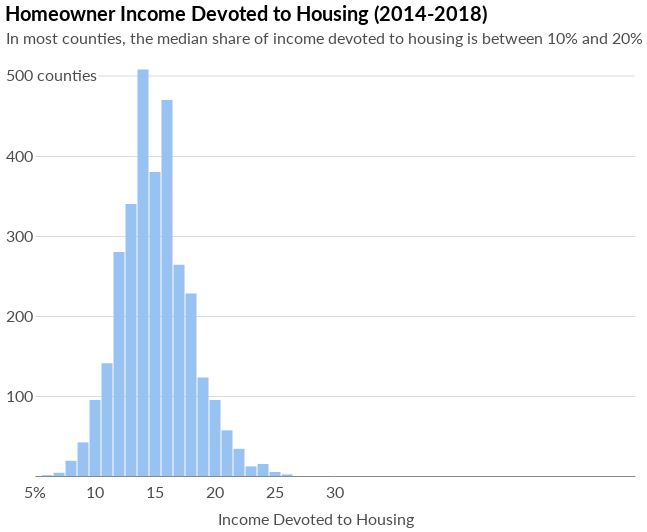

The code cell stored with this chart in its notebook:
### Code cell
mort_inc_dist

### Figure 1 — Vega-Lite specification as saved in the notebook (floating-point values rounded to 4 significant figures)
{"width": 600, "height": 400, "background": "white", "config": {"title": {"fontSize": 20, "anchor": "start", "font": "Lato", "offset": 5}, "axisX": {"grid": false, "labelFont": "Lato", "labelFontSize": 16, "labelAngle": 0, "labelPadding": 10, "ticks": false, "tickSize": 5, "title": null, "titleFont": "Lato", "titleFontSize": 16, "titleFontWeight": "normal", "titleY": 30, "titleX": 280}, "axisY": {"grid": true, "gridOpacity": 1, "labelFont": "Lato", "labelFontSize": 16, "labelLimit": 100, "labelAlign": "left", "labelPadding": 20, "ticks": false, "title": null, "titleFont": "Lato", "titleFontWeight": "normal", "titleFontSize": 16, "titleAlign": "left", "titleAngle": 0, "titleY": -20, "titleX": -20, "domainWidth": 0}, "view": {"strokeOpacity": 0}}, "layer": [{"data": {"name": "data-8f7c72f0624d4b6aca37da8d24e8e19f"}, "mark": {"type": "rule", "opacity": 0.15}, "encoding": {"x": {"type": "quantitative", "field": "x1", "scale": {"domain": [10, 50]}}, "x2": {"field": "x2"}, "y": {"type": "quantitative", "field": "y1"}}}, {"data": {"name": "data-3bd123076f21c18d652abc9e5e9f723d"}, "mark": {"type": "bar", "color": "#97c2f2", "size": 11}, "encoding": {"x": {"type": "quantitative", "axis": {"labelOpacity": 0, "titleOpacity": 0.7, "titleY": 35}, "field": "Bin", "title": "Income Devoted to Housing"}, "y": {"type": "quantitative", "axis": {"labelOpacity": 0.7, "labelPadding": 30, "titleOpacity": 0.7, "titleX": -30, "titleY": -30, "values": [100, 200, 300, 400]}, "field": "Count", "scale": {"domain": [0, 500]}, "title": "In most counties, the median share of income devoted to housing is between 10% and 20%"}}, "title": "Homeowner Income Devoted to Housing (2014-2018)"}, {"data": {"name": "data-55b86b2343210df69ef3121c1ef72d35"}, "mark": {"type": "text", "dx": 0, "dy": 17, "font": "lato", "fontSize": 16, "opacity": 0.7}, "encoding": {"text": {"type": "nominal", "field": "text"}, "x": {"type": "quantitative", "field": "x"}, "y": {"type": "quantitative", "field": "y"}}}, {"data": {"name": "data-9173c0de8e8f4907406a62ec014a25fd"}, "mark": {"type": "text", "dx": -44, "dy": 0, "font": "lato", "fontSize": 16, "opacity": 0.7}, "encoding": {"text": {"type": "nominal", "field": "text"}, "x": {"type": "quantitative", "field": "x", "scale": {"domain": [10, 50]}}, "y": {"type": "quantitative", "field": "y"}}}], "$schema": "https://vega.github.io/schema/vega-lite/v4.0.0.json", "datasets": {"data-8f7c72f0624d4b6aca37da8d24e8e19f": [{"x1": 10.3, "x2": 55, "y1": 500}], "data-3bd123076f21c18d652abc9e5e9f723d": [{"Bin": 16.0, "Count": 470}, {"Bin": 17.0, "Count": 264}, {"Bin": 13.0, "Count": 340}, {"Bin": 11.0, "Count": 141}, {"Bin": 14.0, "Count": 508}, {"Bin": 12.0, "Count": 280}, {"Bin": 10.0, "Count": 95}, {"Bin": 15.0, "Count": 380}, {"Bin": 21.0, "Count": 57}, {"Bin": 19.0, "Count": 123}, {"Bin": 9.0, "Count": 42}, {"Bin": 8.0, "Count": 19}, {"Bin": 20.0, "Count": 95}, {"Bin": 18.0, "Count": 228}, {"Bin": 22.0, "Count": 34}, {"Bin": 23.0, "Count": 12}, {"Bin": 25.0, "Count": 5}, {"Bin": 24.0, "Count": 15}, {"Bin": 7.0, "Count": 4}, {"Bin": 26.0, "Count": 2}, {"Bin": 6.0, "Count": 1}], "data-55b86b2343210df69ef3121c1ef72d35": [{"x": 5, "y": 0, "text": "   5%"}, {"x": 10, "y": 0, "text": "10"}, {"x": 15, "y": 0, "text": "15"}, {"x": 20, "y": 0, "text": "20"}, {"x": 25, "y": 0, "text": "25"}, {"x": 30, "y": 0, "text": "30"}], "data-9173c0de8e8f4907406a62ec014a25fd": [{"x": 10, "y": 500, "text": "500 counties"}]}}
